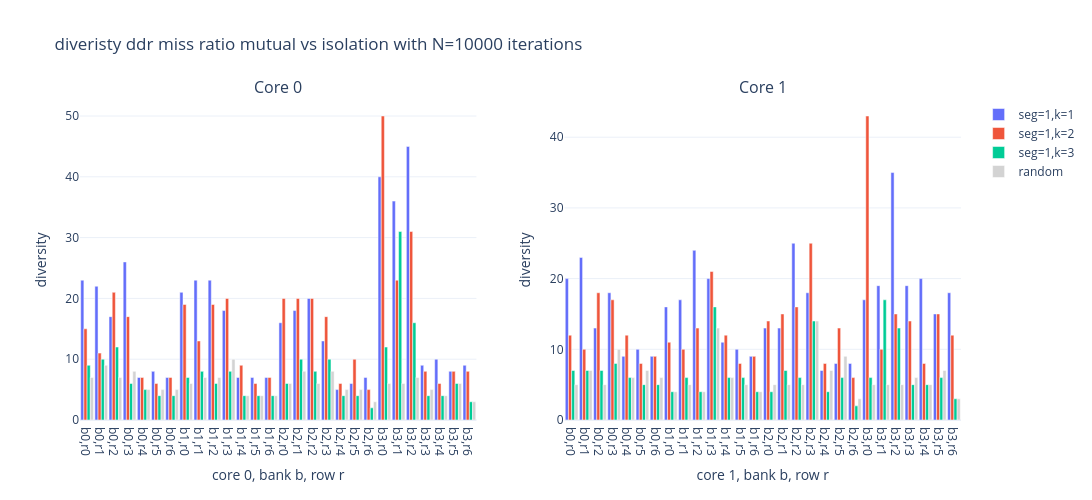

Notebook code for this chart:
### Code cell
s_list = [0]
hist_diversity_misses(content_rand['memory_perf'],
        [load(f'{folder}/imgep_run_{k}_{N}_s_{s}')['memory_perf'] for k in [2,3,1] for s in s_list for folder in ['non_exclusive_axis_exploration']], 
        name=f"misses",
        num_row=7,
        title=f"diveristy ddr miss ratio mutual vs isolation with N={N} iterations",
        labels=[f'seg={s},k={k}' for k in range(1,4) for s in [1]]
    )

### Figure 1 — Plotly figure (JSON) as saved in the notebook; plotly's stock layout.template omitted (floating-point values rounded to 4 significant figures)
{"data": [{"marker": {"color": "#636EFA"}, "name": "seg=1,k=1", "type": "bar", "x": ["b0,r0", "b0,r1", "b0,r2", "b0,r3", "b0,r4", "b0,r5", "b0,r6", "b1,r0", "b1,r1", "b1,r2", "b1,r3", "b1,r4", "b1,r5", "b1,r6", "b2,r0", "b2,r1", "b2,r2", "b2,r3", "b2,r4", "b2,r5", "b2,r6", "b3,r0", "b3,r1", "b3,r2", "b3,r3", "b3,r4", "b3,r5", "b3,r6"], "xaxis": "x", "y": [23, 22, 17, 26, 7, 8, 7, 21, 23, 23, 18, 7, 7, 7, 16, 18, 20, 13, 5, 6, 7, 40, 36, 45, 9, 10, 8, 9], "yaxis": "y"}, {"marker": {"color": "#EF553B"}, "name": "seg=1,k=2", "type": "bar", "x": ["b0,r0", "b0,r1", "b0,r2", "b0,r3", "b0,r4", "b0,r5", "b0,r6", "b1,r0", "b1,r1", "b1,r2", "b1,r3", "b1,r4", "b1,r5", "b1,r6", "b2,r0", "b2,r1", "b2,r2", "b2,r3", "b2,r4", "b2,r5", "b2,r6", "b3,r0", "b3,r1", "b3,r2", "b3,r3", "b3,r4", "b3,r5", "b3,r6"], "xaxis": "x", "y": [15, 11, 21, 17, 7, 6, 7, 19, 13, 19, 20, 9, 6, 7, 20, 20, 20, 17, 6, 10, 5, 50, 23, 31, 8, 6, 8, 8], "yaxis": "y"}, {"marker": {"color": "#00CC96"}, "name": "seg=1,k=3", "type": "bar", "x": ["b0,r0", "b0,r1", "b0,r2", "b0,r3", "b0,r4", "b0,r5", "b0,r6", "b1,r0", "b1,r1", "b1,r2", "b1,r3", "b1,r4", "b1,r5", "b1,r6", "b2,r0", "b2,r1", "b2,r2", "b2,r3", "b2,r4", "b2,r5", "b2,r6", "b3,r0", "b3,r1", "b3,r2", "b3,r3", "b3,r4", "b3,r5", "b3,r6"], "xaxis": "x", "y": [9, 10, 12, 6, 5, 4, 4, 7, 8, 6, 8, 4, 4, 4, 6, 10, 8, 10, 4, 4, 2, 12, 31, 16, 4, 4, 6, 3], "yaxis": "y"}, {"marker": {"color": "lightgray"}, "name": "random", "showlegend": true, "type": "bar", "x": ["b0,r0", "b0,r1", "b0,r2", "b0,r3", "b0,r4", "b0,r5", "b0,r6", "b1,r0", "b1,r1", "b1,r2", "b1,r3", "b1,r4", "b1,r5", "b1,r6", "b2,r0", "b2,r1", "b2,r2", "b2,r3", "b2,r4", "b2,r5", "b2,r6", "b3,r0", "b3,r1", "b3,r2", "b3,r3", "b3,r4", "b3,r5", "b3,r6"], "xaxis": "x", "y": [7, 9, 7, 8, 5, 5, 5, 6, 7, 7, 10, 4, 4, 4, 6, 8, 6, 8, 5, 5, 3, 6, 6, 7, 5, 4, 6, 3], "yaxis": "y"}, {"marker": {"color": "#636EFA"}, "name": "seg=1,k=1", "showlegend": false, "type": "bar", "x": ["b0,r0", "b0,r1", "b0,r2", "b0,r3", "b0,r4", "b0,r5", "b0,r6", "b1,r0", "b1,r1", "b1,r2", "b1,r3", "b1,r4", "b1,r5", "b1,r6", "b2,r0", "b2,r1", "b2,r2", "b2,r3", "b2,r4", "b2,r5", "b2,r6", "b3,r0", "b3,r1", "b3,r2", "b3,r3", "b3,r4", "b3,r5", "b3,r6"], "xaxis": "x2", "y": [20, 23, 13, 18, 9, 10, 9, 16, 17, 24, 20, 11, 10, 9, 13, 13, 25, 18, 7, 8, 8, 17, 19, 35, 19, 20, 15, 18], "yaxis": "y2"}, {"marker": {"color": "#EF553B"}, "name": "seg=1,k=2", "showlegend": false, "type": "bar", "x": ["b0,r0", "b0,r1", "b0,r2", "b0,r3", "b0,r4", "b0,r5", "b0,r6", "b1,r0", "b1,r1", "b1,r2", "b1,r3", "b1,r4", "b1,r5", "b1,r6", "b2,r0", "b2,r1", "b2,r2", "b2,r3", "b2,r4", "b2,r5", "b2,r6", "b3,r0", "b3,r1", "b3,r2", "b3,r3", "b3,r4", "b3,r5", "b3,r6"], "xaxis": "x2", "y": [12, 10, 18, 17, 12, 8, 9, 11, 10, 13, 21, 12, 8, 9, 14, 15, 16, 25, 8, 13, 6, 43, 10, 15, 14, 8, 15, 12], "yaxis": "y2"}, {"marker": {"color": "#00CC96"}, "name": "seg=1,k=3", "showlegend": false, "type": "bar", "x": ["b0,r0", "b0,r1", "b0,r2", "b0,r3", "b0,r4", "b0,r5", "b0,r6", "b1,r0", "b1,r1", "b1,r2", "b1,r3", "b1,r4", "b1,r5", "b1,r6", "b2,r0", "b2,r1", "b2,r2", "b2,r3", "b2,r4", "b2,r5", "b2,r6", "b3,r0", "b3,r1", "b3,r2", "b3,r3", "b3,r4", "b3,r5", "b3,r6"], "xaxis": "x2", "y": [7, 7, 7, 8, 6, 5, 5, 4, 6, 4, 16, 6, 6, 4, 4, 7, 6, 14, 4, 6, 2, 6, 17, 13, 5, 5, 6, 3], "yaxis": "y2"}, {"marker": {"color": "lightgray"}, "name": "random", "showlegend": false, "type": "bar", "x": ["b0,r0", "b0,r1", "b0,r2", "b0,r3", "b0,r4", "b0,r5", "b0,r6", "b1,r0", "b1,r1", "b1,r2", "b1,r3", "b1,r4", "b1,r5", "b1,r6", "b2,r0", "b2,r1", "b2,r2", "b2,r3", "b2,r4", "b2,r5", "b2,r6", "b3,r0", "b3,r1", "b3,r2", "b3,r3", "b3,r4", "b3,r5", "b3,r6"], "xaxis": "x2", "y": [5, 7, 5, 10, 6, 7, 6, 4, 5, 4, 13, 6, 5, 4, 5, 5, 5, 14, 7, 9, 3, 5, 5, 5, 6, 5, 7, 3], "yaxis": "y2"}], "layout": {"annotations": [{"font": {"size": 16}, "showarrow": false, "text": "Core 0", "x": 0.225, "xanchor": "center", "xref": "paper", "y": 1, "yanchor": "bottom", "yref": "paper"}, {"font": {"size": 16}, "showarrow": false, "text": "Core 1", "x": 0.775, "xanchor": "center", "xref": "paper", "y": 1, "yanchor": "bottom", "yref": "paper"}], "bargap": 0.1, "height": 500, "showlegend": true, "title": {"text": "diveristy ddr miss ratio mutual vs isolation with N=10000 iterations"}, "width": 1200, "xaxis": {"anchor": "y", "domain": [0, 0.45], "title": {"text": "core 0, bank b, row r"}}, "xaxis2": {"anchor": "y2", "domain": [0.55, 1], "title": {"text": "core 1, bank b, row r"}}, "yaxis": {"anchor": "x", "domain": [0, 1], "title": {"text": "diversity"}}, "yaxis2": {"anchor": "x2", "domain": [0, 1], "title": {"text": "diversity"}}}}
